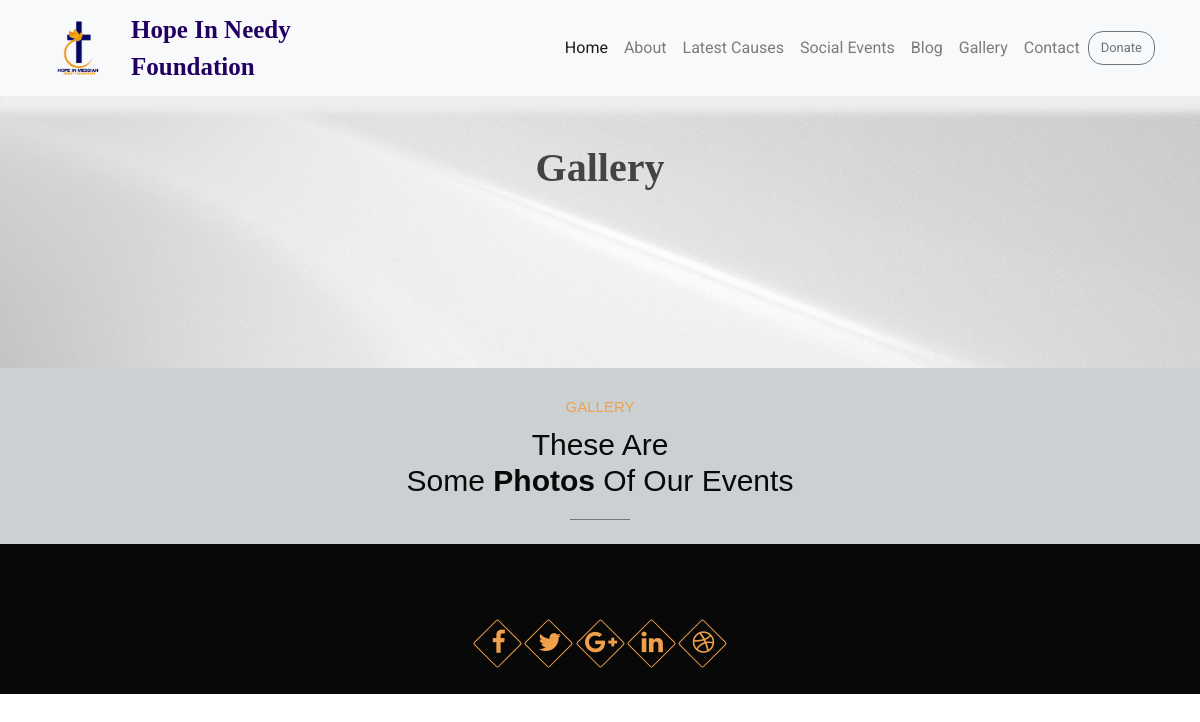
The app's page /gallery/, older data.
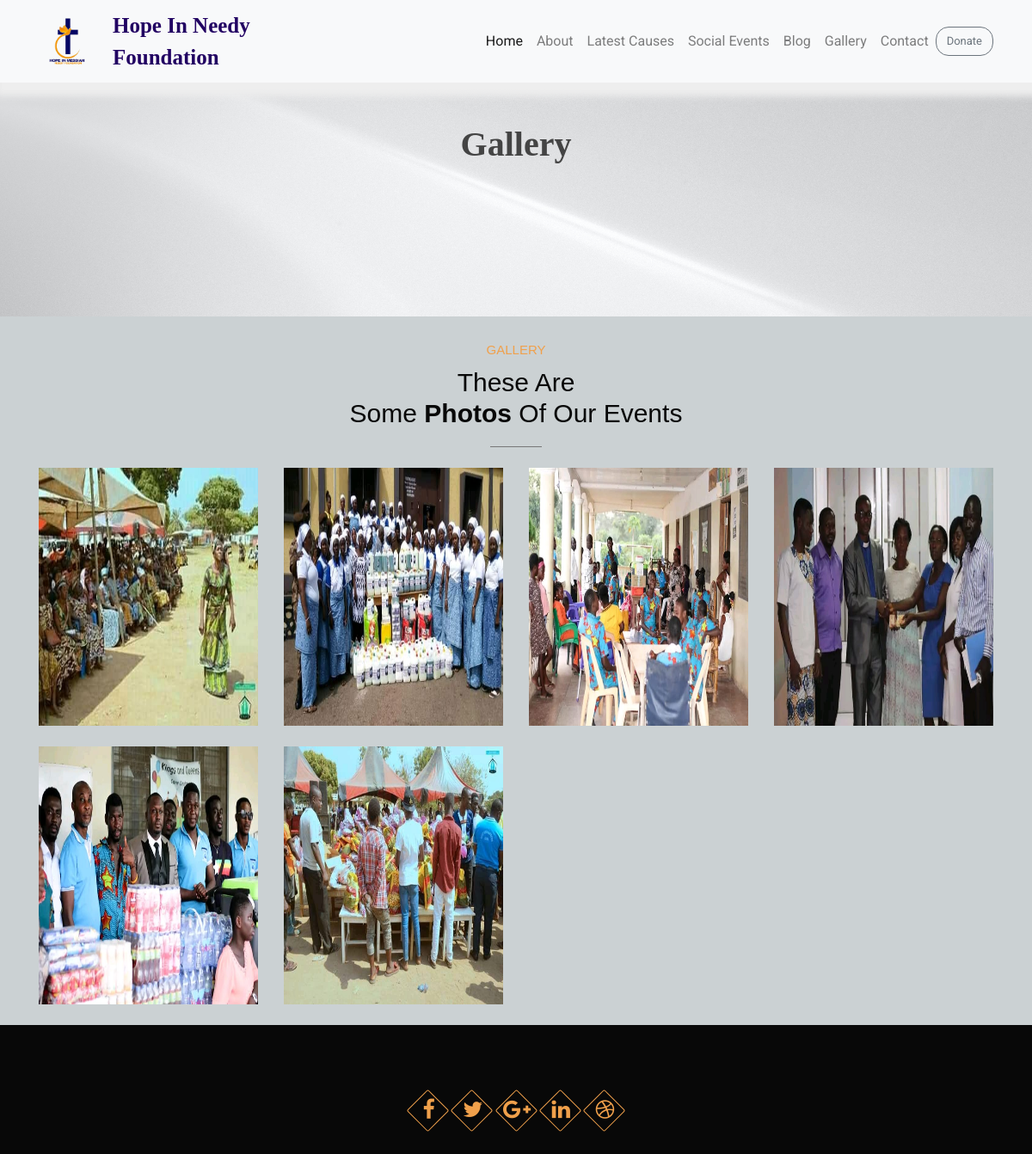
The same page, newer data.
### foundation/models.py (models this page shows, shortened)
class Gallery(models.Model):
    image = models.ImageField(upload_to='galary-img', default='')
    date = models.DateTimeField(default=timezone.now)

### foundation/views.py (the view)
# urls.py: path('gallery/', views.gallery, name='gallery'),
def gallery(request):
    galleries = Gallery.objects.order_by('-date')
    context = {
        'galleries': galleries,
        'tttle': 'Gallery'
    }
    return render(request, 'foundation/gallery.html', context)

### foundation/templates/foundation/gallery.html
{% extends 'foundation/base.html' %}
{% load static %}
{% block css_files %}
<link rel="stylesheet" type="text/css" href="{% static 'foundation/foundation.css' %}">
{% endblock %}
{% block content %}
<section class="myHeading pt-4 mt-5">
    <div class="container">
        <div class="row">
            <div class="col">
                <h1 class="myTitle text-center">Gallery</h1>
            </div>
        </div>
    </div>
</section>
<section class="pt-4 pb-4" style="background-color: #cbd1d3;">
    <div class="four">
        <h1 class="heading-title"><span>GALLERY</span>These Are <br> Some <em>Photos</em> Of Our Events</h1>
    </div>
    <div class="container">
        <div class="row">
            {% for gallery in galleries %}
            <div class="col-lg-3 col-md-6 mt-4 d-flex justify-content-center">
                <div>
                    <img src="{{ gallery.image.url }}" height="300px" width="100%" alt="gallery">
                </div>
            </div>
            {% endfor %}
        </div>
    </div>
</section>
{% endblock %}

Row changes from the older to the newer data that the page shows:
added Gallery: image (picture)
added Gallery: image (picture)
added Gallery: image (picture)
added Gallery: image (picture)
added Gallery: image (picture)
added Gallery: image (picture)
